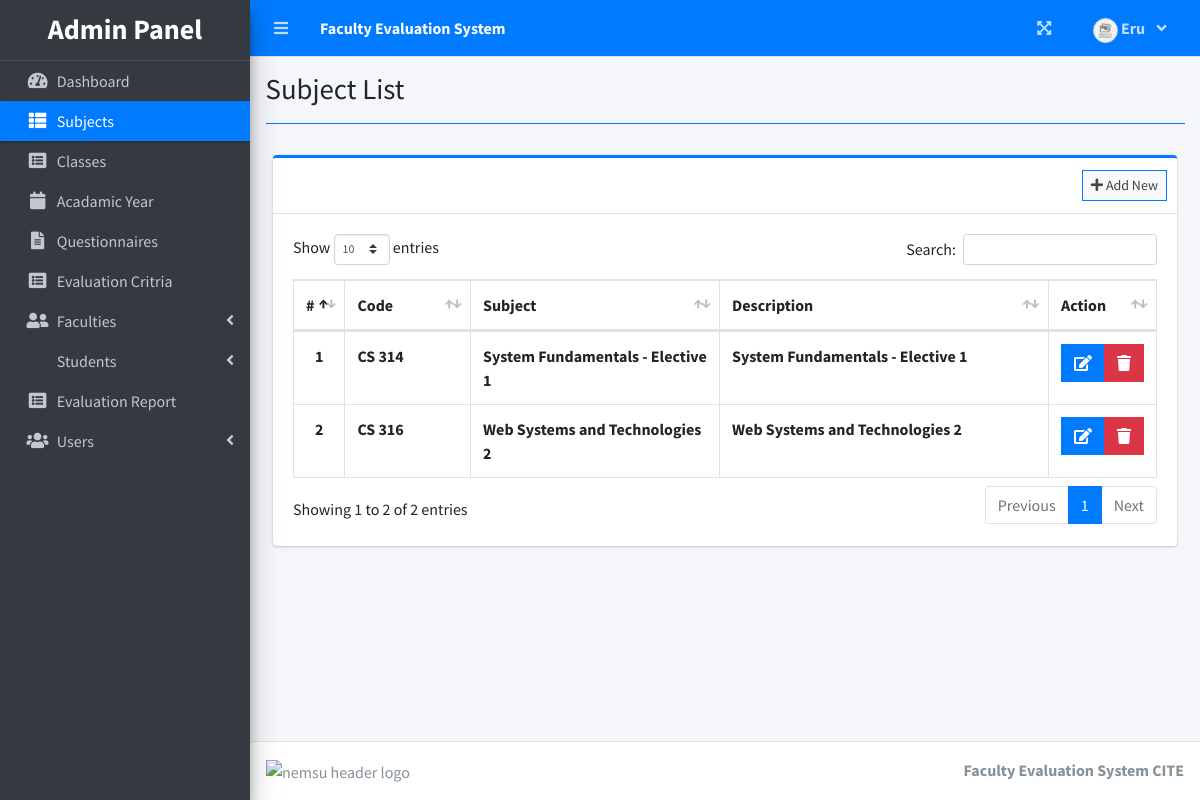
Screenshot of /index.php?page=subject_list (signed in) with the database file from the repository.
### tables this page shows
CREATE TABLE `subject_list` (
  `id` int(30) NOT NULL,
  `code` varchar(50) NOT NULL,
  `subject` text NOT NULL,
  `description` text NOT NULL
);

### admin/subject_list.php (the view, shortened to what this page needs)
<?php include'db_connect.php' ?>
<div class="col-lg-12">
	<div class="card card-outline card-primary">
		<div class="card-header">
			<div class="card-tools">
				<a class="btn btn-block btn-sm btn-default btn-flat border-primary new_subject" href="javascript:void(0)"><i class="fa fa-plus"></i> Add New</a>
			</div>
		</div>
		<div class="card-body">
			<table class="table tabe-hover table-bordered" id="list">
				<colgroup>
					<col width="5%">
					<col width="15%">
					<col width="30%">
					<col width="40%">
					<col width="15%">
				</colgroup>
				<thead>
					<tr>
						<th class="text-center">#</th>
						<th>Code</th>
						<th>Subject</th>
						<th>Description</th>
						<th>Action</th>
					</tr>
				</thead>
				<tbody>
					<?php
					$i = 1;
					$qry = $conn->query("SELECT * FROM subject_list order by subject asc ");
					while($row= $qry->fetch_assoc()):
					?>
					<tr>
						<th class="text-center"><?php echo $i++ ?></th>
						<td><b><?php echo $row['code'] ?></b></td>
						<td><b><?php echo $row['subject'] ?></b></td>
						<td><b><?php echo $row['description'] ?></b></td>
						<td class="text-center">
		                    <div class="btn-group">
		                        <a href="javascript:void(0)" data-id='<?php echo $row['id'] ?>' class="btn btn-primary btn-flat manage_subject">
		                          <i class="fas fa-edit"></i>
		                        </a>
		                        <button type="button" class="btn btn-danger btn-flat delete_subject" data-id="<?php echo $row['id'] ?>">
		                          <i class="fas fa-trash"></i>
		                        </button>
	                      </div>
						</td>
					</tr>
				<?php endwhile; ?>
				</tbody>
			</table>
		</div>
	</div>
</div>

### rows the page displays
subject_list: code "CS 314", subject "System Fundamentals - Elective 1", description "System Fundamentals - Elective 1"
subject_list: code "CS 316", subject "Web Systems and Technologies 2", description "Web Systems and Technologies 2"

### other values shown
$_SESSION['system']['name'] "Faculty Evaluation System"
$_SESSION['login_firstname'] "Eru"
$title "Subject List"
